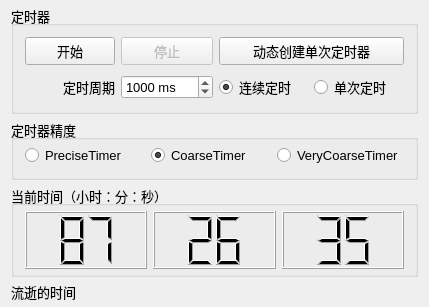
<?xml version="1.0" encoding="UTF-8"?>
<ui version="4.0">
 <class>Widget</class>
 <widget class="QWidget" name="Widget">
  <property name="geometry">
   <rect>
    <x>0</x>
    <y>0</y>
    <width>429</width>
    <height>307</height>
   </rect>
  </property>
  <property name="font">
   <font>
    <pointsize>10</pointsize>
   </font>
  </property>
  <property name="windowTitle">
   <string>定时器</string>
  </property>
  <layout class="QVBoxLayout" name="verticalLayout">
   <property name="spacing">
    <number>5</number>
   </property>
   <property name="topMargin">
    <number>5</number>
   </property>
   <property name="bottomMargin">
    <number>5</number>
   </property>
   <item>
    <widget class="QGroupBox" name="groupBox">
     <property name="sizePolicy">
      <sizepolicy hsizetype="Preferred" vsizetype="Fixed">
       <horstretch>0</horstretch>
       <verstretch>0</verstretch>
      </sizepolicy>
     </property>
     <property name="title">
      <string>定时器</string>
     </property>
     <layout class="QGridLayout" name="gridLayout">
      <property name="verticalSpacing">
       <number>9</number>
      </property>
      <item row="0" column="0">
       <widget class="QPushButton" name="btnStart">
        <property name="text">
         <string>开始</string>
        </property>
       </widget>
      </item>
      <item row="0" column="1">
       <widget class="QPushButton" name="btnStop">
        <property name="enabled">
         <bool>false</bool>
        </property>
        <property name="text">
         <string>停止</string>
        </property>
       </widget>
      </item>
      <item row="0" column="2" colspan="2">
       <widget class="QPushButton" name="btnOneShot">
        <property name="text">
         <string>动态创建单次定时器</string>
        </property>
       </widget>
      </item>
      <item row="1" column="0">
       <widget class="QLabel" name="label">
        <property name="text">
         <string>定时周期</string>
        </property>
        <property name="alignment">
         <set>Qt::AlignmentFlag::AlignRight|Qt::AlignmentFlag::AlignTrailing|Qt::AlignmentFlag::AlignVCenter</set>
        </property>
       </widget>
      </item>
      <item row="1" column="1">
       <widget class="QSpinBox" name="spinBoxIntv">
        <property name="suffix">
         <string> ms</string>
        </property>
        <property name="maximum">
         <number>999999</number>
        </property>
        <property name="value">
         <number>1000</number>
        </property>
       </widget>
      </item>
      <item row="1" column="2">
       <widget class="QRadioButton" name="radioContiue">
        <property name="text">
         <string>连续定时</string>
        </property>
        <property name="checked">
         <bool>true</bool>
        </property>
       </widget>
      </item>
      <item row="1" column="3">
       <widget class="QRadioButton" name="radioOneShot">
        <property name="text">
         <string>单次定时</string>
        </property>
        <property name="checked">
         <bool>false</bool>
        </property>
       </widget>
      </item>
     </layout>
    </widget>
   </item>
   <item>
    <widget class="QGroupBox" name="groupBox_3">
     <property name="sizePolicy">
      <sizepolicy hsizetype="Preferred" vsizetype="Fixed">
       <horstretch>0</horstretch>
       <verstretch>0</verstretch>
      </sizepolicy>
     </property>
     <property name="title">
      <string>定时器精度</string>
     </property>
     <layout class="QHBoxLayout" name="horizontalLayout_2">
      <property name="topMargin">
       <number>5</number>
      </property>
      <item>
       <widget class="QRadioButton" name="radioPrecise">
        <property name="text">
         <string>PreciseTimer</string>
        </property>
        <property name="checked">
         <bool>false</bool>
        </property>
       </widget>
      </item>
      <item>
       <widget class="QRadioButton" name="radioCoarse">
        <property name="text">
         <string>CoarseTimer</string>
        </property>
        <property name="checked">
         <bool>true</bool>
        </property>
       </widget>
      </item>
      <item>
       <widget class="QRadioButton" name="radioVeryCoarse">
        <property name="text">
         <string>VeryCoarseTimer</string>
        </property>
       </widget>
      </item>
     </layout>
    </widget>
   </item>
   <item>
    <widget class="QGroupBox" name="groupBox_2">
     <property name="title">
      <string>当前时间（小时：分：秒）</string>
     </property>
     <layout class="QHBoxLayout" name="horizontalLayout">
      <property name="topMargin">
       <number>5</number>
      </property>
      <property name="bottomMargin">
       <number>5</number>
      </property>
      <item>
       <widget class="QLCDNumber" name="LCDHour">
        <property name="smallDecimalPoint">
         <bool>false</bool>
        </property>
        <property name="digitCount">
         <number>2</number>
        </property>
        <property name="segmentStyle">
         <enum>QLCDNumber::SegmentStyle::Filled</enum>
        </property>
        <property name="value" stdset="0">
         <double>87.000000000000000</double>
        </property>
        <property name="intValue" stdset="0">
         <number>87</number>
        </property>
       </widget>
      </item>
      <item>
       <widget class="QLCDNumber" name="LCDMin">
        <property name="smallDecimalPoint">
         <bool>false</bool>
        </property>
        <property name="digitCount">
         <number>2</number>
        </property>
        <property name="segmentStyle">
         <enum>QLCDNumber::SegmentStyle::Filled</enum>
        </property>
        <property name="value" stdset="0">
         <double>26.000000000000000</double>
        </property>
        <property name="intValue" stdset="0">
         <number>26</number>
        </property>
       </widget>
      </item>
      <item>
       <widget class="QLCDNumber" name="LCDSec">
        <property name="digitCount">
         <number>2</number>
        </property>
        <property name="intValue" stdset="0">
         <number>35</number>
        </property>
       </widget>
      </item>
     </layout>
    </widget>
   </item>
   <item>
    <widget class="QLabel" name="labElapsedTime">
     <property name="maximumSize">
      <size>
       <width>16777215</width>
       <height>20</height>
      </size>
     </property>
     <property name="text">
      <string>流逝的时间</string>
     </property>
    </widget>
   </item>
  </layout>
 </widget>
 <layoutdefault spacing="6" margin="11"/>
 <resources/>
 <connections/>
</ui>
